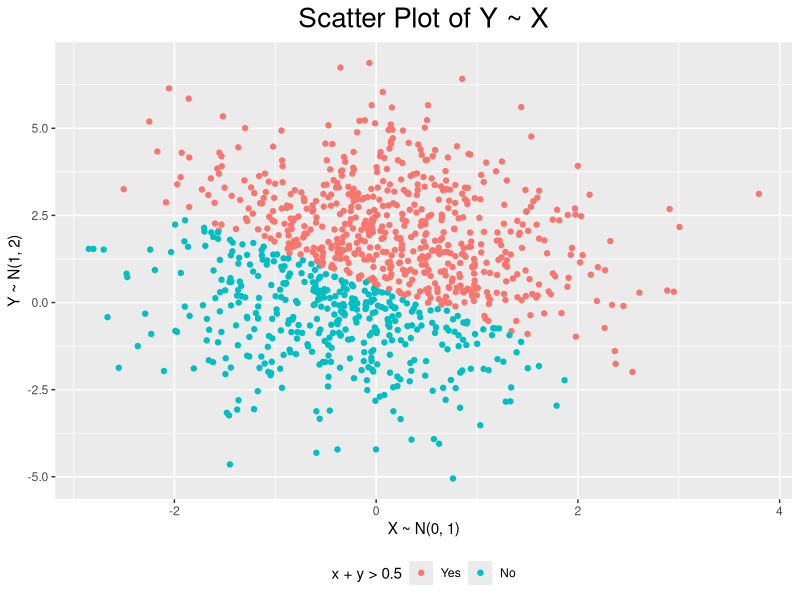

Reproduce this figure in R. (Note: this script raises an error after producing the figure.)
## ---- chunk 1
library(tidyverse)
library(forcats)
library(dplyr)

## ---- chunk 2
#Create Tibble
set.seed(7462)
Tibble_2.1 <- tibble(x = rnorm(1000, 0, 1),
       y = rnorm(1000, 1, 2),
       sum_indicator = ifelse(x + y >0.5, TRUE, FALSE))
Tibble_2.1 <- Tibble_2.1 %>%
  mutate(sum_indicator_new = as.factor(ifelse(sum_indicator == "TRUE", "Yes", "No"))) 

#Reorder the factor that Yes comes before No
Tibble_2.1$sum_indicator_new <- forcats::fct_relevel(Tibble_2.1$sum_indicator_new,
                                                     "Yes", "No")
## ---- chunk 3
#Scatter plot of Y ~ X
Plot_2.1 <- ggplot(data = Tibble_2.1, aes(x = x, y= y, color = sum_indicator_new)) +
  geom_point() +
  labs(title = "Scatter Plot of Y ~ X", 
       x ="X ~ N(0, 1)", 
       y = "Y ~ N(1, 2)",
       color = "x + y > 0.5") +
  theme(plot.title = element_text(hjust = 0.5, size = 20), 
        legend.position = "bottom" )
Plot_2.1
## ---- chunk 4
#read data with relative path
penguin_df <- read_rds("./data/penguin.RDS")
## ---- chunk 5
#Remove NA of bill length, flipper Length, and sex
penguin_clean <- penguin_df %>%
  filter(!is.na(flipper_length_mm), !is.na(bill_length_mm), !is.na(sex))
#Scatter plot of flipper length ~ bill length 
Plot_2.2 <- ggplot(data = penguin_clean, aes(x = bill_length_mm, y = flipper_length_mm, 
                                          color = species)) +
  geom_point() +
  facet_wrap(vars(sex)) +
  labs(title = "Scatter Plot of Penguin Flipper Length by Bill Length", 
       x = "Bill Length (mm)", 
       y = "Flipper Length (mm)",
       color = "Species") +
  theme(plot.title = element_text(hjust = 0.5 ,size = 20), 
        legend.position = "bottom" )
Plot_2.2
